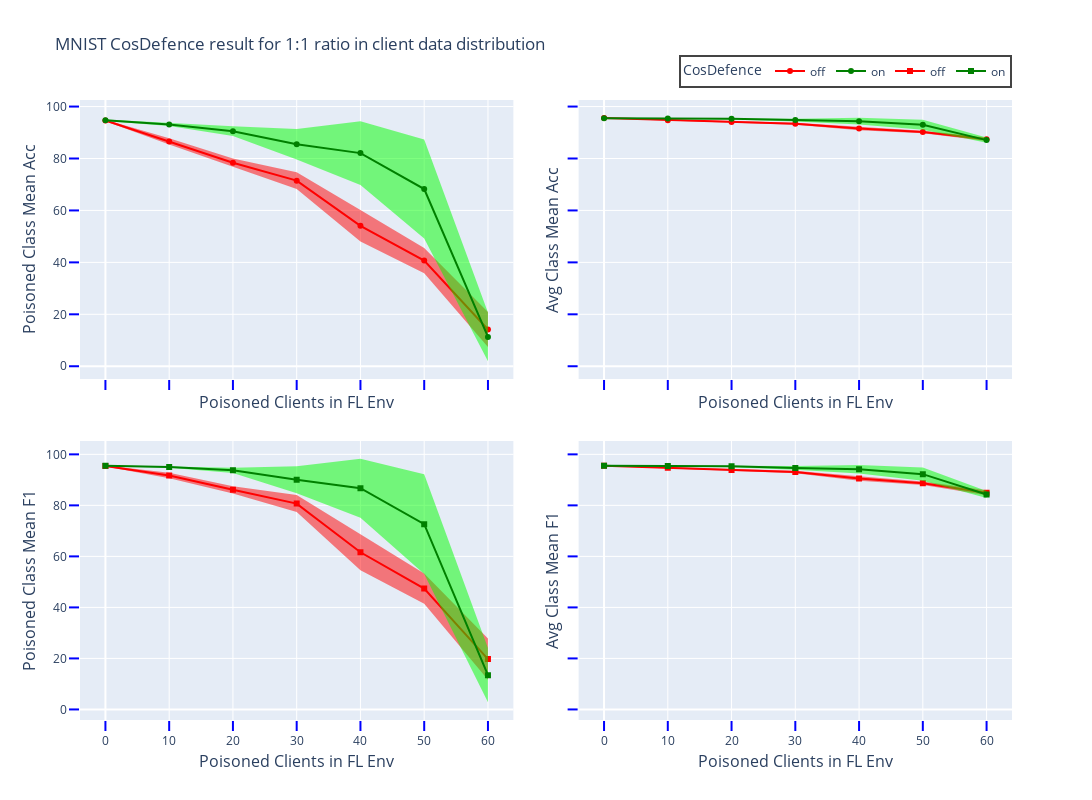

The cell this chart's notebook holds for it:
### Markdown cell above
## Ratio 1:1 results

### Code cell
summary_file = 'mnist_r1_results.json'
res_fig_name = summary_file[:-5]
result_data = get_data(json_folder + summary_file)
fig = gen_acc_f1_plot_std("MNIST CosDefence result for 1:1 ratio in client data distribution", result_data, res_fig_name, save_html=False)
fig.show()

### Figure 1 — Plotly figure (JSON) as saved in the notebook; plotly's stock layout.template omitted (floating-point values rounded to 4 significant figures)
{"data": [{"fill": "toself", "fillcolor": "rgba(255, 0, 0, 0.5)", "line": {"color": "rgba(255,255,255,0)"}, "showlegend": false, "type": "scatter", "x": [0, 10, 20, 30, 40, 50, 60, 60, 50, 40, 30, 20, 10, 0], "xaxis": "x", "y": [94.95, 87.8, 80.0, 74.72, 60.14, 45.55, 20.9, 7.426, 35.85, 48.01, 68.24, 76.76, 85.35, 94.33], "yaxis": "y"}, {"line": {"color": "red"}, "mode": "lines+markers", "name": "off", "type": "scatter", "x": [0, 10, 20, 30, 40, 50, 60], "xaxis": "x", "y": [94.64, 86.57, 78.38, 71.48, 54.07, 40.7, 14.16], "yaxis": "y"}, {"fill": "toself", "fillcolor": "rgba(0, 255, 0, 0.5)", "line": {"color": "rgba(255,255,255,0)"}, "showlegend": false, "type": "scatter", "x": [0, 10, 20, 30, 40, 50, 60, 60, 50, 40, 30, 20, 10, 0], "xaxis": "x", "y": [95.0, 93.59, 92.41, 91.35, 94.39, 87.33, 20.65, 1.907, 49.17, 69.76, 79.62, 88.64, 92.54, 94.43], "yaxis": "y"}, {"line": {"color": "green"}, "mode": "lines+markers", "name": "on", "type": "scatter", "x": [0, 10, 20, 30, 40, 50, 60], "xaxis": "x", "y": [94.71, 93.06, 90.53, 85.48, 82.08, 68.25, 11.28], "yaxis": "y"}, {"fill": "toself", "fillcolor": "rgba(255, 0, 0, 0.5)", "line": {"color": "rgba(255,255,255,0)"}, "showlegend": false, "type": "scatter", "x": [0, 10, 20, 30, 40, 50, 60, 60, 50, 40, 30, 20, 10, 0], "xaxis": "x2", "y": [95.71, 94.97, 94.35, 93.77, 92.19, 90.65, 88.12, 86.72, 89.68, 90.88, 92.97, 93.79, 94.57, 95.43], "yaxis": "y2"}, {"line": {"color": "red"}, "mode": "lines+markers", "showlegend": false, "type": "scatter", "x": [0, 10, 20, 30, 40, 50, 60], "xaxis": "x2", "y": [95.57, 94.77, 94.07, 93.37, 91.54, 90.16, 87.42], "yaxis": "y2"}, {"fill": "toself", "fillcolor": "rgba(0, 255, 0, 0.5)", "line": {"color": "rgba(255,255,255,0)"}, "showlegend": false, "type": "scatter", "x": [0, 10, 20, 30, 40, 50, 60, 60, 50, 40, 30, 20, 10, 0], "xaxis": "x2", "y": [95.63, 95.54, 95.63, 95.35, 95.66, 94.88, 88.07, 86.08, 91.03, 93.09, 94.24, 95.01, 95.26, 95.39], "yaxis": "y2"}, {"line": {"color": "green"}, "mode": "lines+markers", "showlegend": false, "type": "scatter", "x": [0, 10, 20, 30, 40, 50, 60], "xaxis": "x2", "y": [95.51, 95.4, 95.32, 94.79, 94.37, 92.95, 87.08], "yaxis": "y2"}, {"fill": "toself", "fillcolor": "rgba(255, 0, 0, 0.5)", "line": {"color": "rgba(255,255,255,0)"}, "showlegend": false, "type": "scatter", "x": [0, 10, 20, 30, 40, 50, 60, 60, 50, 40, 30, 20, 10, 0], "xaxis": "x3", "y": [95.66, 92.77, 87.53, 84.02, 68.71, 53.33, 27.85, 11.63, 41.48, 54.52, 77.36, 84.7, 90.68, 95.26], "yaxis": "y3"}, {"line": {"color": "red"}, "marker": {"symbol": "square"}, "mode": "lines+markers", "name": "off", "type": "scatter", "x": [0, 10, 20, 30, 40, 50, 60], "xaxis": "x3", "y": [95.46, 91.72, 86.12, 80.69, 61.62, 47.41, 19.74], "yaxis": "y3"}, {"fill": "toself", "fillcolor": "rgba(0, 255, 0, 0.5)", "line": {"color": "rgba(255,255,255,0)"}, "showlegend": false, "type": "scatter", "x": [0, 10, 20, 30, 40, 50, 60, 60, 50, 40, 30, 20, 10, 0], "xaxis": "x3", "y": [95.71, 95.39, 94.78, 95.29, 98.3, 92.18, 24.1, 2.799, 53.07, 75.15, 84.73, 92.68, 94.74, 95.38], "yaxis": "y3"}, {"line": {"color": "green"}, "marker": {"symbol": "square"}, "mode": "lines+markers", "name": "on", "type": "scatter", "x": [0, 10, 20, 30, 40, 50, 60], "xaxis": "x3", "y": [95.55, 95.06, 93.73, 90.01, 86.72, 72.62, 13.45], "yaxis": "y3"}, {"fill": "toself", "fillcolor": "rgba(255, 0, 0, 0.5)", "line": {"color": "rgba(255,255,255,0)"}, "showlegend": false, "type": "scatter", "x": [0, 10, 20, 30, 40, 50, 60, 60, 50, 40, 30, 20, 10, 0], "xaxis": "x4", "y": [95.71, 94.95, 94.22, 93.59, 91.46, 89.4, 85.97, 83.92, 87.94, 89.62, 92.56, 93.59, 94.5, 95.43], "yaxis": "y4"}, {"line": {"color": "red"}, "marker": {"symbol": "square"}, "mode": "lines+markers", "showlegend": false, "type": "scatter", "x": [0, 10, 20, 30, 40, 50, 60], "xaxis": "x4", "y": [95.57, 94.72, 93.91, 93.08, 90.54, 88.67, 84.95], "yaxis": "y4"}, {"fill": "toself", "fillcolor": "rgba(0, 255, 0, 0.5)", "line": {"color": "rgba(255,255,255,0)"}, "showlegend": false, "type": "scatter", "x": [0, 10, 20, 30, 40, 50, 60, 60, 50, 40, 30, 20, 10, 0], "xaxis": "x4", "y": [95.63, 95.54, 95.63, 95.4, 95.81, 94.86, 85.68, 82.9, 89.63, 92.5, 93.95, 94.98, 95.25, 95.39], "yaxis": "y4"}, {"line": {"color": "green"}, "marker": {"symbol": "square"}, "mode": "lines+markers", "showlegend": false, "type": "scatter", "x": [0, 10, 20, 30, 40, 50, 60], "xaxis": "x4", "y": [95.51, 95.4, 95.3, 94.67, 94.16, 92.25, 84.29], "yaxis": "y4"}], "layout": {"height": 800, "legend": {"borderwidth": 2, "font": {"size": 12}, "orientation": "h", "title": {"text": "CosDefence"}, "x": 1, "xanchor": "right", "y": 1.02, "yanchor": "bottom"}, "title": {"text": "MNIST CosDefence result for 1:1 ratio in client data distribution"}, "width": 1200, "xaxis": {"anchor": "y", "domain": [0, 0.465], "dtick": 10, "matches": "x3", "showticklabels": false, "tick0": 0, "tickcolor": "blue", "ticklen": 10, "ticks": "outside", "tickwidth": 2, "title": {"font": {"size": 16}, "standoff": 7, "text": "Poisoned Clients in FL Env"}}, "xaxis2": {"anchor": "y2", "domain": [0.535, 1.0], "dtick": 10, "matches": "x4", "showticklabels": false, "tick0": 0, "tickcolor": "blue", "ticklen": 10, "ticks": "outside", "tickwidth": 2, "title": {"font": {"size": 16}, "standoff": 7, "text": "Poisoned Clients in FL Env"}}, "xaxis3": {"anchor": "y3", "domain": [0, 0.465], "dtick": 10, "tick0": 0, "tickcolor": "blue", "ticklen": 10, "ticks": "outside", "tickwidth": 2, "title": {"font": {"size": 16}, "standoff": 7, "text": "Poisoned Clients in FL Env"}}, "xaxis4": {"anchor": "y4", "domain": [0.535, 1.0], "dtick": 10, "tick0": 0, "tickcolor": "blue", "ticklen": 10, "ticks": "outside", "tickwidth": 2, "title": {"font": {"size": 16}, "standoff": 7, "text": "Poisoned Clients in FL Env"}}, "yaxis": {"anchor": "x", "domain": [0.55, 1], "dtick": 20, "tick0": 0, "tickcolor": "blue", "ticklen": 10, "ticks": "outside", "tickwidth": 2, "title": {"font": {"size": 16}, "standoff": 5, "text": "Poisoned Class Mean Acc"}}, "yaxis2": {"anchor": "x2", "domain": [0.55, 1], "dtick": 20, "matches": "y", "showticklabels": false, "tick0": 0, "tickcolor": "blue", "ticklen": 10, "ticks": "outside", "tickwidth": 2, "title": {"font": {"size": 16}, "standoff": 5, "text": "Avg Class Mean Acc"}}, "yaxis3": {"anchor": "x3", "domain": [0, 0.45], "dtick": 20, "tick0": 0, "tickcolor": "blue", "ticklen": 10, "ticks": "outside", "tickwidth": 2, "title": {"font": {"size": 16}, "standoff": 5, "text": "Poisoned Class Mean F1"}}, "yaxis4": {"anchor": "x4", "domain": [0, 0.45], "dtick": 20, "matches": "y3", "showticklabels": false, "tick0": 0, "tickcolor": "blue", "ticklen": 10, "ticks": "outside", "tickwidth": 2, "title": {"font": {"size": 16}, "standoff": 5, "text": "Avg Class Mean F1"}}}}
